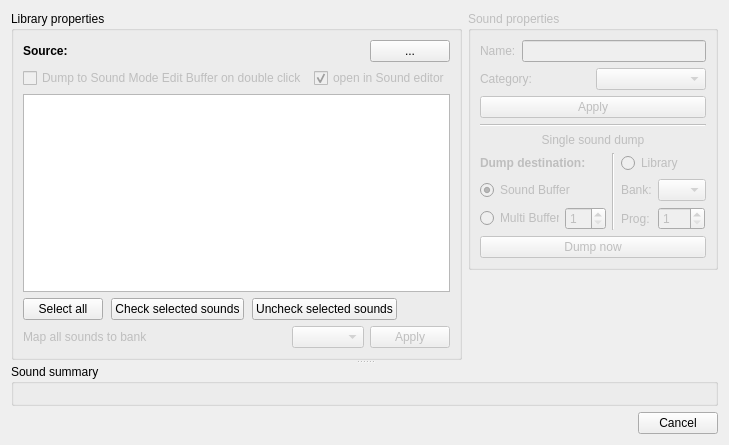
<?xml version="1.0" encoding="UTF-8"?>
<ui version="4.0">
 <class>Dialog</class>
 <widget class="QDialog" name="Dialog">
  <property name="geometry">
   <rect>
    <x>0</x>
    <y>0</y>
    <width>697</width>
    <height>445</height>
   </rect>
  </property>
  <property name="windowTitle">
   <string>MIDI file import</string>
  </property>
  <layout class="QVBoxLayout" name="verticalLayout_2">
   <item>
    <widget class="QSplitter" name="splitter">
     <property name="orientation">
      <enum>Qt::Vertical</enum>
     </property>
     <property name="childrenCollapsible">
      <bool>false</bool>
     </property>
     <widget class="QWidget" name="horizontalLayoutWidget_5">
      <layout class="QGridLayout" name="gridLayout_5">
       <item row="1" column="1">
        <spacer name="verticalSpacer">
         <property name="orientation">
          <enum>Qt::Vertical</enum>
         </property>
         <property name="sizeHint" stdset="0">
          <size>
           <width>20</width>
           <height>40</height>
          </size>
         </property>
        </spacer>
       </item>
       <item row="0" column="0" rowspan="2">
        <widget class="QGroupBox" name="groupBox_2">
         <property name="title">
          <string>Library properties</string>
         </property>
         <layout class="QGridLayout" name="gridLayout_3">
          <item row="5" column="0">
           <layout class="QHBoxLayout" name="horizontalLayout_5">
            <item>
             <widget class="QLabel" name="bankmap_lbl">
              <property name="enabled">
               <bool>false</bool>
              </property>
              <property name="text">
               <string>Map all sounds to bank</string>
              </property>
             </widget>
            </item>
            <item>
             <widget class="QComboBox" name="bankmap_combo">
              <property name="enabled">
               <bool>false</bool>
              </property>
              <property name="sizePolicy">
               <sizepolicy hsizetype="Maximum" vsizetype="Fixed">
                <horstretch>0</horstretch>
                <verstretch>0</verstretch>
               </sizepolicy>
              </property>
             </widget>
            </item>
            <item>
             <widget class="QPushButton" name="bankmap_btn">
              <property name="enabled">
               <bool>false</bool>
              </property>
              <property name="sizePolicy">
               <sizepolicy hsizetype="Maximum" vsizetype="Fixed">
                <horstretch>0</horstretch>
                <verstretch>0</verstretch>
               </sizepolicy>
              </property>
              <property name="text">
               <string>Apply</string>
              </property>
             </widget>
            </item>
           </layout>
          </item>
          <item row="3" column="0">
           <widget class="QTableWidget" name="sounds_table">
            <property name="contextMenuPolicy">
             <enum>Qt::CustomContextMenu</enum>
            </property>
            <property name="editTriggers">
             <set>QAbstractItemView::NoEditTriggers</set>
            </property>
            <property name="dragDropOverwriteMode">
             <bool>false</bool>
            </property>
            <property name="selectionBehavior">
             <enum>QAbstractItemView::SelectRows</enum>
            </property>
           </widget>
          </item>
          <item row="0" column="0">
           <layout class="QHBoxLayout" name="horizontalLayout">
            <item>
             <widget class="QLabel" name="label">
              <property name="sizePolicy">
               <sizepolicy hsizetype="Maximum" vsizetype="Preferred">
                <horstretch>0</horstretch>
                <verstretch>0</verstretch>
               </sizepolicy>
              </property>
              <property name="text">
               <string>&lt;html&gt;&lt;head/&gt;&lt;body&gt;&lt;p&gt;&lt;span style=&quot; font-weight:600;&quot;&gt;Source:&lt;/span&gt;&lt;/p&gt;&lt;/body&gt;&lt;/html&gt;</string>
              </property>
             </widget>
            </item>
            <item>
             <widget class="GrowingFileLabel" name="source_lbl">
              <property name="sizePolicy">
               <sizepolicy hsizetype="Ignored" vsizetype="Preferred">
                <horstretch>0</horstretch>
                <verstretch>0</verstretch>
               </sizepolicy>
              </property>
             </widget>
            </item>
            <item>
             <widget class="QPushButton" name="file_open_btn">
              <property name="enabled">
               <bool>true</bool>
              </property>
              <property name="sizePolicy">
               <sizepolicy hsizetype="Maximum" vsizetype="Fixed">
                <horstretch>0</horstretch>
                <verstretch>0</verstretch>
               </sizepolicy>
              </property>
              <property name="toolTip">
               <string>Import MIDI file...</string>
              </property>
              <property name="text">
               <string>...</string>
              </property>
             </widget>
            </item>
           </layout>
          </item>
          <item row="4" column="0">
           <layout class="QHBoxLayout" name="horizontalLayout_3">
            <property name="spacing">
             <number>8</number>
            </property>
            <item>
             <widget class="QPushButton" name="select_all_btn">
              <property name="sizePolicy">
               <sizepolicy hsizetype="Maximum" vsizetype="Fixed">
                <horstretch>0</horstretch>
                <verstretch>0</verstretch>
               </sizepolicy>
              </property>
              <property name="text">
               <string>Select all</string>
              </property>
             </widget>
            </item>
            <item>
             <widget class="QPushButton" name="check_btn">
              <property name="sizePolicy">
               <sizepolicy hsizetype="Maximum" vsizetype="Fixed">
                <horstretch>0</horstretch>
                <verstretch>0</verstretch>
               </sizepolicy>
              </property>
              <property name="text">
               <string>Check selected sounds</string>
              </property>
             </widget>
            </item>
            <item>
             <widget class="QPushButton" name="uncheck_btn">
              <property name="sizePolicy">
               <sizepolicy hsizetype="Maximum" vsizetype="Fixed">
                <horstretch>0</horstretch>
                <verstretch>0</verstretch>
               </sizepolicy>
              </property>
              <property name="text">
               <string>Uncheck selected sounds</string>
              </property>
             </widget>
            </item>
            <item>
             <spacer name="horizontalSpacer">
              <property name="orientation">
               <enum>Qt::Horizontal</enum>
              </property>
              <property name="sizeHint" stdset="0">
               <size>
                <width>40</width>
                <height>20</height>
               </size>
              </property>
             </spacer>
            </item>
           </layout>
          </item>
          <item row="1" column="0">
           <layout class="QHBoxLayout" name="horizontalLayout_4">
            <item>
             <widget class="QCheckBox" name="doubleclick_dump_chk">
              <property name="enabled">
               <bool>false</bool>
              </property>
              <property name="text">
               <string>Dump to Sound Mode Edit Buffer on double click</string>
              </property>
             </widget>
            </item>
            <item>
             <widget class="QCheckBox" name="editor_activate_chk">
              <property name="enabled">
               <bool>false</bool>
              </property>
              <property name="text">
               <string>open in Sound editor</string>
              </property>
              <property name="checked">
               <bool>true</bool>
              </property>
             </widget>
            </item>
           </layout>
          </item>
         </layout>
        </widget>
       </item>
       <item row="0" column="1">
        <widget class="QGroupBox" name="sound_groupbox">
         <property name="enabled">
          <bool>false</bool>
         </property>
         <property name="sizePolicy">
          <sizepolicy hsizetype="Maximum" vsizetype="Preferred">
           <horstretch>0</horstretch>
           <verstretch>0</verstretch>
          </sizepolicy>
         </property>
         <property name="minimumSize">
          <size>
           <width>250</width>
           <height>0</height>
          </size>
         </property>
         <property name="title">
          <string>Sound properties</string>
         </property>
         <layout class="QGridLayout" name="gridLayout_2">
          <item row="0" column="0">
           <layout class="QGridLayout" name="gridLayout">
            <item row="0" column="0" colspan="2">
             <layout class="QHBoxLayout" name="horizontalLayout_2">
              <item>
               <widget class="QLabel" name="label_2">
                <property name="text">
                 <string>Name:</string>
                </property>
               </widget>
              </item>
              <item>
               <widget class="QLineEdit" name="name_edit">
                <property name="maxLength">
                 <number>16</number>
                </property>
                <property name="readOnly">
                 <bool>false</bool>
                </property>
               </widget>
              </item>
             </layout>
            </item>
            <item row="1" column="1">
             <widget class="QComboBox" name="cat_combo"/>
            </item>
            <item row="1" column="0">
             <widget class="QLabel" name="label_6">
              <property name="text">
               <string>Category:</string>
              </property>
             </widget>
            </item>
            <item row="2" column="0" colspan="2">
             <widget class="QPushButton" name="apply_btn">
              <property name="enabled">
               <bool>false</bool>
              </property>
              <property name="text">
               <string>Apply</string>
              </property>
             </widget>
            </item>
           </layout>
          </item>
          <item row="7" column="0">
           <widget class="QPushButton" name="single_dump_btn">
            <property name="enabled">
             <bool>false</bool>
            </property>
            <property name="text">
             <string>Dump now</string>
            </property>
           </widget>
          </item>
          <item row="1" column="0">
           <widget class="Line" name="line_2">
            <property name="orientation">
             <enum>Qt::Horizontal</enum>
            </property>
           </widget>
          </item>
          <item row="3" column="0">
           <layout class="QGridLayout" name="gridLayout_4">
            <item row="1" column="0">
             <widget class="QRadioButton" name="sound_buffer_radio">
              <property name="text">
               <string>Sound Buffer</string>
              </property>
              <property name="checked">
               <bool>true</bool>
              </property>
              <attribute name="buttonGroup">
               <string notr="true">destination_group</string>
              </attribute>
             </widget>
            </item>
            <item row="0" column="0">
             <widget class="QLabel" name="label_3">
              <property name="text">
               <string>&lt;html&gt;&lt;head/&gt;&lt;body&gt;&lt;p&gt;&lt;span style=&quot; font-weight:600;&quot;&gt;Dump destination:&lt;/span&gt;&lt;/p&gt;&lt;/body&gt;&lt;/html&gt;</string>
              </property>
             </widget>
            </item>
            <item row="1" column="3">
             <widget class="QComboBox" name="bank_combo">
              <property name="enabled">
               <bool>false</bool>
              </property>
              <property name="sizePolicy">
               <sizepolicy hsizetype="Maximum" vsizetype="Fixed">
                <horstretch>0</horstretch>
                <verstretch>0</verstretch>
               </sizepolicy>
              </property>
              <property name="maximumSize">
               <size>
                <width>48</width>
                <height>16777215</height>
               </size>
              </property>
             </widget>
            </item>
            <item row="2" column="2">
             <widget class="QLabel" name="label_5">
              <property name="text">
               <string>Prog:</string>
              </property>
             </widget>
            </item>
            <item row="2" column="0">
             <layout class="QHBoxLayout" name="horizontalLayout_6">
              <item>
               <widget class="QRadioButton" name="multi_buffer_radio">
                <property name="text">
                 <string>Multi Buffer</string>
                </property>
                <attribute name="buttonGroup">
                 <string notr="true">destination_group</string>
                </attribute>
               </widget>
              </item>
              <item>
               <widget class="QSpinBox" name="multi_spin">
                <property name="enabled">
                 <bool>false</bool>
                </property>
                <property name="sizePolicy">
                 <sizepolicy hsizetype="Maximum" vsizetype="Fixed">
                  <horstretch>0</horstretch>
                  <verstretch>0</verstretch>
                 </sizepolicy>
                </property>
                <property name="minimum">
                 <number>1</number>
                </property>
                <property name="maximum">
                 <number>16</number>
                </property>
               </widget>
              </item>
             </layout>
            </item>
            <item row="1" column="2">
             <widget class="QLabel" name="label_4">
              <property name="text">
               <string>Bank:</string>
              </property>
             </widget>
            </item>
            <item row="0" column="2" colspan="2">
             <widget class="QRadioButton" name="library_radio">
              <property name="text">
               <string>Library</string>
              </property>
              <attribute name="buttonGroup">
               <string notr="true">destination_group</string>
              </attribute>
             </widget>
            </item>
            <item row="2" column="3">
             <widget class="QSpinBox" name="prog_spin">
              <property name="enabled">
               <bool>false</bool>
              </property>
              <property name="sizePolicy">
               <sizepolicy hsizetype="Maximum" vsizetype="Fixed">
                <horstretch>0</horstretch>
                <verstretch>0</verstretch>
               </sizepolicy>
              </property>
              <property name="minimum">
               <number>1</number>
              </property>
              <property name="maximum">
               <number>128</number>
              </property>
             </widget>
            </item>
            <item row="0" column="1" rowspan="3">
             <widget class="Line" name="line">
              <property name="orientation">
               <enum>Qt::Vertical</enum>
              </property>
             </widget>
            </item>
           </layout>
          </item>
          <item row="2" column="0">
           <widget class="QLabel" name="label_7">
            <property name="text">
             <string>Single sound dump</string>
            </property>
            <property name="alignment">
             <set>Qt::AlignCenter</set>
            </property>
           </widget>
          </item>
         </layout>
        </widget>
       </item>
      </layout>
     </widget>
     <widget class="QGroupBox" name="groupBox">
      <property name="title">
       <string>Sound summary</string>
      </property>
      <layout class="QVBoxLayout" name="verticalLayout_3">
       <item>
        <widget class="SummaryWidget" name="summary_widget" native="true"/>
       </item>
      </layout>
     </widget>
    </widget>
   </item>
   <item>
    <widget class="QDialogButtonBox" name="buttonBox">
     <property name="orientation">
      <enum>Qt::Horizontal</enum>
     </property>
     <property name="standardButtons">
      <set>QDialogButtonBox::Cancel</set>
     </property>
    </widget>
   </item>
  </layout>
  <zorder>buttonBox</zorder>
  <zorder>splitter</zorder>
 </widget>
 <customwidgets>
  <customwidget>
   <class>SummaryWidget</class>
   <extends>QWidget</extends>
   <header>bigglesworth.dialogs.summary</header>
   <container>1</container>
  </customwidget>
  <customwidget>
   <class>GrowingFileLabel</class>
   <extends>QLabel</extends>
   <header>bigglesworth.dialogs.midi_import</header>
  </customwidget>
 </customwidgets>
 <resources/>
 <connections>
  <connection>
   <sender>buttonBox</sender>
   <signal>accepted()</signal>
   <receiver>Dialog</receiver>
   <slot>accept()</slot>
   <hints>
    <hint type="sourcelabel">
     <x>242</x>
     <y>418</y>
    </hint>
    <hint type="destinationlabel">
     <x>157</x>
     <y>274</y>
    </hint>
   </hints>
  </connection>
  <connection>
   <sender>buttonBox</sender>
   <signal>rejected()</signal>
   <receiver>Dialog</receiver>
   <slot>reject()</slot>
   <hints>
    <hint type="sourcelabel">
     <x>310</x>
     <y>418</y>
    </hint>
    <hint type="destinationlabel">
     <x>286</x>
     <y>274</y>
    </hint>
   </hints>
  </connection>
  <connection>
   <sender>select_all_btn</sender>
   <signal>clicked()</signal>
   <receiver>sounds_table</receiver>
   <slot>selectAll()</slot>
   <hints>
    <hint type="sourcelabel">
     <x>47</x>
     <y>309</y>
    </hint>
    <hint type="destinationlabel">
     <x>299</x>
     <y>178</y>
    </hint>
   </hints>
  </connection>
  <connection>
   <sender>multi_buffer_radio</sender>
   <signal>toggled(bool)</signal>
   <receiver>multi_spin</receiver>
   <slot>setEnabled(bool)</slot>
   <hints>
    <hint type="sourcelabel">
     <x>467</x>
     <y>181</y>
    </hint>
    <hint type="destinationlabel">
     <x>537</x>
     <y>181</y>
    </hint>
   </hints>
  </connection>
  <connection>
   <sender>library_radio</sender>
   <signal>toggled(bool)</signal>
   <receiver>bank_combo</receiver>
   <slot>setEnabled(bool)</slot>
   <hints>
    <hint type="sourcelabel">
     <x>615</x>
     <y>129</y>
    </hint>
    <hint type="destinationlabel">
     <x>633</x>
     <y>154</y>
    </hint>
   </hints>
  </connection>
  <connection>
   <sender>library_radio</sender>
   <signal>toggled(bool)</signal>
   <receiver>prog_spin</receiver>
   <slot>setEnabled(bool)</slot>
   <hints>
    <hint type="sourcelabel">
     <x>615</x>
     <y>129</y>
    </hint>
    <hint type="destinationlabel">
     <x>633</x>
     <y>181</y>
    </hint>
   </hints>
  </connection>
  <connection>
   <sender>doubleclick_dump_chk</sender>
   <signal>toggled(bool)</signal>
   <receiver>editor_activate_chk</receiver>
   <slot>setEnabled(bool)</slot>
   <hints>
    <hint type="sourcelabel">
     <x>145</x>
     <y>68</y>
    </hint>
    <hint type="destinationlabel">
     <x>355</x>
     <y>68</y>
    </hint>
   </hints>
  </connection>
 </connections>
 <buttongroups>
  <buttongroup name="destination_group"/>
 </buttongroups>
</ui>
